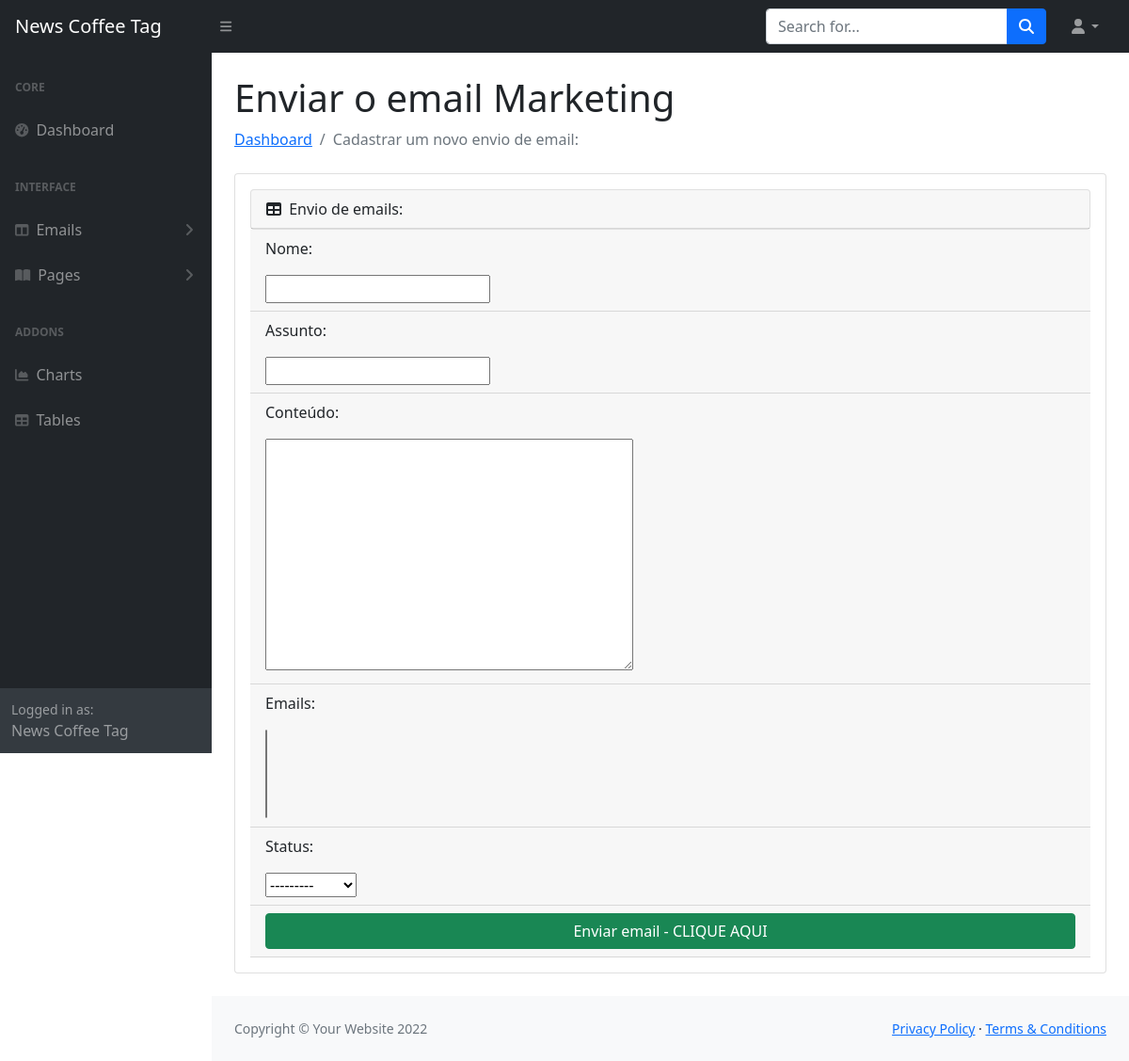
The page /dashboard/created/ on the database as committed earlier.
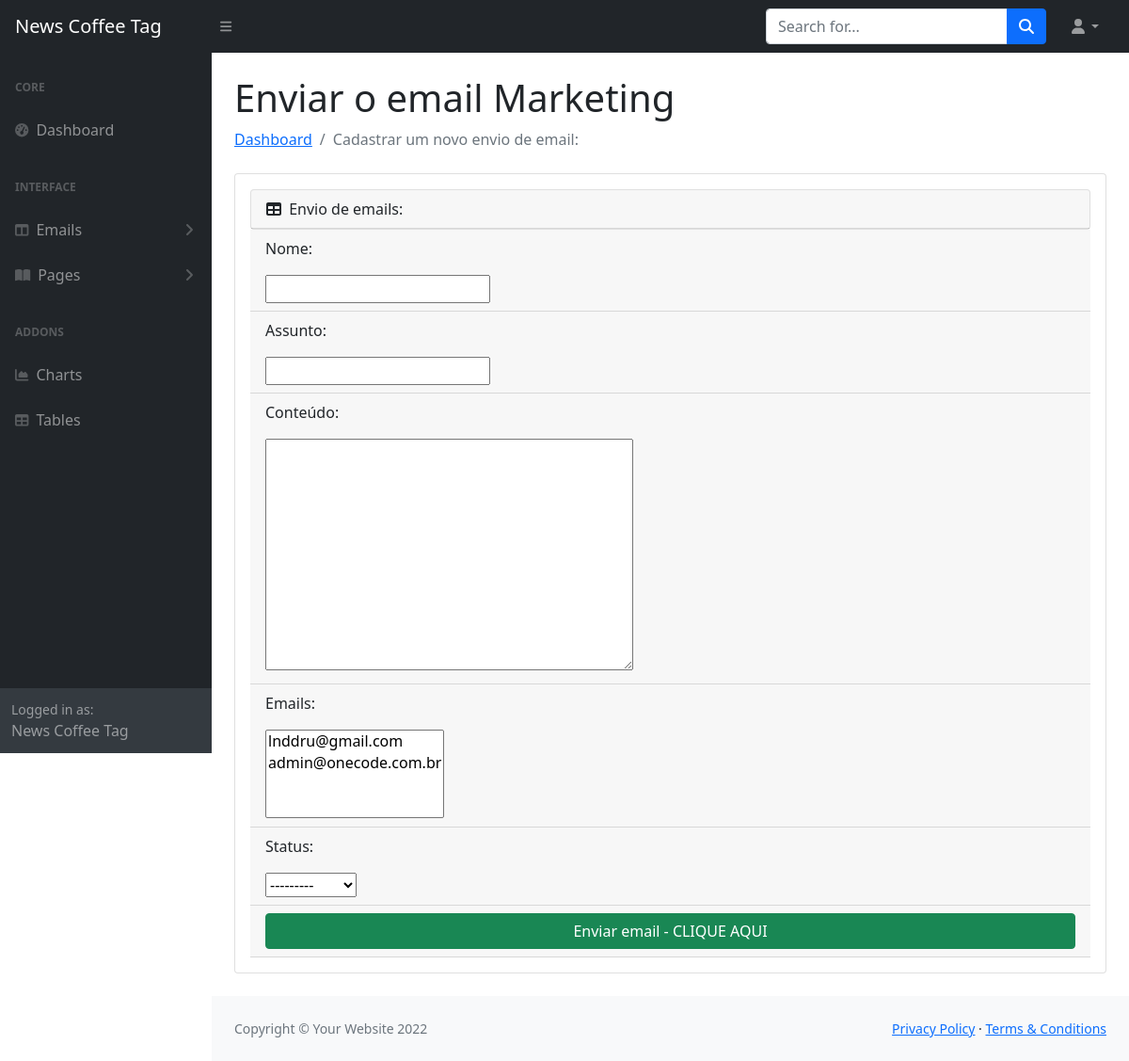
The same page on the database as committed later.
### aplicacaonewsletter/models.py (models this page shows)
class NewslettersUser(models.Model):
    email = models.EmailField(null=False, unique=True)
    date_added=models.DateTimeField(auto_now_add=True)
    def __str__(self):
        return self.email

### dashboard/views.py (the view, shortened to what this page needs)
# urls.py: path('created/',NewsletterCreatedView.as_view(),  name="created"),
class NewsletterCreatedView(View):
    def get(self, request, *args, **kwargs):
        form=NewsletterCreationForm()
        context= {
             'form':form
        }
        return render(request, 'dashboard/created.html', context)

### aplicacaonewsletter/forms.py
class NewsletterCreationForm(forms.ModelForm):
    class Meta:
        model = Newsletter
        fields = ['name', 'subject', 'body', 'email', 'status']

### templates/dashboard/created.html (shortened to what the changed rows need)
<!DOCTYPE html>
{% load static %}
<html lang="en">
    <head>
        <link href="https://cdn.jsdelivr.net/npm/simple-datatables@latest/dist/style.css" rel="stylesheet" />
        <link  rel="stylesheet"  href="{% static 'css/styles.css' %}"/>
    </head>
    <body class="sb-nav-fixed">
        <div id="layoutSidenav">
            <div id="layoutSidenav_content">
                <main>
                    <div class="container-fluid px-4">
                        <h1 class="mt-4">Enviar o email Marketing </h1>
                        <div class="card mb-4">
                            <div class="card-body">
                                <form method="POST">
                                    <div class="card-header">
                                        <p> Emails:</p>
                                        {{ form.email }}
                                    </div>
                                </form>
                            </div>
                    </div>
                </main>
            </div>
        </div>
    </body>
</html>

Rows that differ between the two databases and show on the page:
added NewslettersUser: email "lnddru@gmail.com / admin@onecode.com.br"
